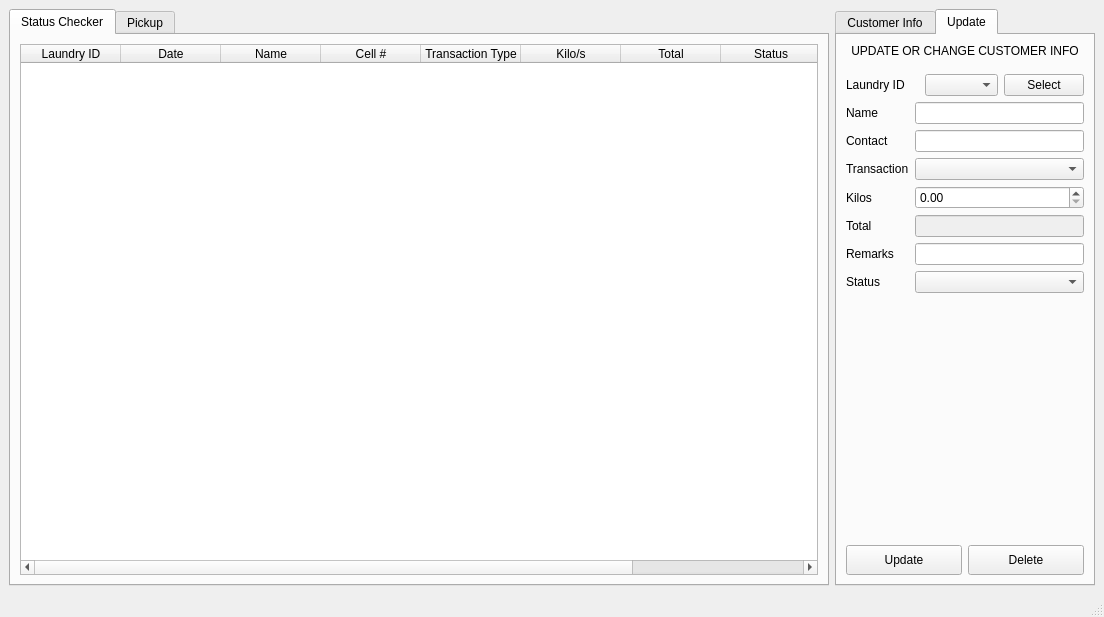
<?xml version="1.0" encoding="UTF-8"?>
<ui version="4.0">
 <class>MainWindow</class>
 <widget class="QMainWindow" name="MainWindow">
  <property name="geometry">
   <rect>
    <x>0</x>
    <y>0</y>
    <width>1104</width>
    <height>617</height>
   </rect>
  </property>
  <property name="minimumSize">
   <size>
    <width>1077</width>
    <height>617</height>
   </size>
  </property>
  <property name="palette">
   <palette>
    <active/>
    <inactive/>
    <disabled/>
   </palette>
  </property>
  <property name="windowTitle">
   <string>MainWindow</string>
  </property>
  <widget class="QWidget" name="centralwidget">
   <layout class="QHBoxLayout" name="horizontalLayout">
    <item>
     <widget class="QTabWidget" name="statuspickuptab">
      <property name="currentIndex">
       <number>0</number>
      </property>
      <widget class="QWidget" name="tab">
       <attribute name="title">
        <string>Status Checker</string>
       </attribute>
       <layout class="QVBoxLayout" name="verticalLayout">
        <item>
         <widget class="QTableWidget" name="tableinfo">
          <property name="enabled">
           <bool>true</bool>
          </property>
          <property name="editTriggers">
           <set>QAbstractItemView::NoEditTriggers</set>
          </property>
          <property name="selectionBehavior">
           <enum>QAbstractItemView::SelectRows</enum>
          </property>
          <property name="textElideMode">
           <enum>Qt::ElideNone</enum>
          </property>
          <property name="sortingEnabled">
           <bool>true</bool>
          </property>
          <column>
           <property name="text">
            <string>Laundry ID</string>
           </property>
          </column>
          <column>
           <property name="text">
            <string>Date</string>
           </property>
          </column>
          <column>
           <property name="text">
            <string>Name</string>
           </property>
          </column>
          <column>
           <property name="text">
            <string>Cell #</string>
           </property>
          </column>
          <column>
           <property name="text">
            <string>Transaction Type</string>
           </property>
          </column>
          <column>
           <property name="text">
            <string>Kilo/s</string>
           </property>
          </column>
          <column>
           <property name="text">
            <string>Total</string>
           </property>
          </column>
          <column>
           <property name="text">
            <string>Status</string>
           </property>
          </column>
          <column>
           <property name="text">
            <string>Remarks</string>
           </property>
          </column>
         </widget>
        </item>
       </layout>
      </widget>
      <widget class="QWidget" name="statuspickuptab1">
       <attribute name="title">
        <string>Pickup</string>
       </attribute>
       <layout class="QVBoxLayout" name="verticalLayout_2">
        <item>
         <widget class="QTableWidget" name="tableinfo_2">
          <property name="sizePolicy">
           <sizepolicy hsizetype="Expanding" vsizetype="Expanding">
            <horstretch>1</horstretch>
            <verstretch>1</verstretch>
           </sizepolicy>
          </property>
          <property name="editTriggers">
           <set>QAbstractItemView::NoEditTriggers</set>
          </property>
          <property name="selectionBehavior">
           <enum>QAbstractItemView::SelectRows</enum>
          </property>
          <column>
           <property name="text">
            <string>Laundry ID</string>
           </property>
          </column>
          <column>
           <property name="text">
            <string>Date</string>
           </property>
          </column>
          <column>
           <property name="text">
            <string>Name</string>
           </property>
          </column>
          <column>
           <property name="text">
            <string>Cell #</string>
           </property>
          </column>
          <column>
           <property name="text">
            <string>Transaction Type</string>
           </property>
          </column>
          <column>
           <property name="text">
            <string>Kilo/s</string>
           </property>
          </column>
          <column>
           <property name="text">
            <string>Total</string>
           </property>
          </column>
          <column>
           <property name="text">
            <string>Status</string>
           </property>
          </column>
          <column>
           <property name="text">
            <string>Remarks</string>
           </property>
          </column>
         </widget>
        </item>
       </layout>
      </widget>
     </widget>
    </item>
    <item>
     <widget class="QTabWidget" name="tabWidget_2">
      <property name="enabled">
       <bool>true</bool>
      </property>
      <property name="sizePolicy">
       <sizepolicy hsizetype="Maximum" vsizetype="Expanding">
        <horstretch>0</horstretch>
        <verstretch>0</verstretch>
       </sizepolicy>
      </property>
      <property name="minimumSize">
       <size>
        <width>260</width>
        <height>0</height>
       </size>
      </property>
      <property name="maximumSize">
       <size>
        <width>290</width>
        <height>16777215</height>
       </size>
      </property>
      <property name="currentIndex">
       <number>1</number>
      </property>
      <widget class="QWidget" name="tab_3">
       <attribute name="title">
        <string>Customer Info</string>
       </attribute>
       <layout class="QVBoxLayout" name="verticalLayout_3">
        <item>
         <widget class="QLabel" name="label_6">
          <property name="sizePolicy">
           <sizepolicy hsizetype="Preferred" vsizetype="Maximum">
            <horstretch>0</horstretch>
            <verstretch>0</verstretch>
           </sizepolicy>
          </property>
          <property name="minimumSize">
           <size>
            <width>0</width>
            <height>150</height>
           </size>
          </property>
          <property name="text">
           <string>DenDen Laundry Shop Laundry Queue System</string>
          </property>
          <property name="alignment">
           <set>Qt::AlignCenter</set>
          </property>
          <property name="wordWrap">
           <bool>true</bool>
          </property>
         </widget>
        </item>
        <item>
         <spacer name="verticalSpacer">
          <property name="orientation">
           <enum>Qt::Vertical</enum>
          </property>
          <property name="sizeHint" stdset="0">
           <size>
            <width>20</width>
            <height>10</height>
           </size>
          </property>
         </spacer>
        </item>
        <item>
         <layout class="QFormLayout" name="formLayout">
          <item row="0" column="0">
           <widget class="QLabel" name="label">
            <property name="text">
             <string>Name</string>
            </property>
           </widget>
          </item>
          <item row="0" column="1">
           <widget class="QLineEdit" name="nameinfo">
            <property name="placeholderText">
             <string>Name</string>
            </property>
           </widget>
          </item>
          <item row="1" column="0">
           <widget class="QLabel" name="label_2">
            <property name="text">
             <string>Contact</string>
            </property>
           </widget>
          </item>
          <item row="1" column="1">
           <widget class="QLineEdit" name="contactinfo">
            <property name="focusPolicy">
             <enum>Qt::StrongFocus</enum>
            </property>
            <property name="placeholderText">
             <string>888-888-8888</string>
            </property>
           </widget>
          </item>
          <item row="2" column="0">
           <widget class="QLabel" name="label_5">
            <property name="text">
             <string>Transaction</string>
            </property>
           </widget>
          </item>
          <item row="2" column="1">
           <widget class="QComboBox" name="transactinfo">
            <property name="placeholderText">
             <string>Transaction type</string>
            </property>
           </widget>
          </item>
          <item row="3" column="0">
           <widget class="QLabel" name="label_4">
            <property name="text">
             <string>Kilos</string>
            </property>
           </widget>
          </item>
          <item row="3" column="1">
           <widget class="QDoubleSpinBox" name="kiloinfo"/>
          </item>
          <item row="4" column="0">
           <widget class="QLabel" name="label_3">
            <property name="text">
             <string>Remarks</string>
            </property>
           </widget>
          </item>
          <item row="4" column="1">
           <widget class="QLineEdit" name="remarksinfo">
            <property name="placeholderText">
             <string>Remarks</string>
            </property>
           </widget>
          </item>
         </layout>
        </item>
        <item>
         <spacer name="verticalSpacer_2">
          <property name="orientation">
           <enum>Qt::Vertical</enum>
          </property>
          <property name="sizeHint" stdset="0">
           <size>
            <width>20</width>
            <height>10</height>
           </size>
          </property>
         </spacer>
        </item>
        <item>
         <layout class="QGridLayout" name="gridLayout">
          <item row="0" column="0">
           <widget class="QPushButton" name="addbutton">
            <property name="minimumSize">
             <size>
              <width>0</width>
              <height>40</height>
             </size>
            </property>
            <property name="text">
             <string>Add</string>
            </property>
           </widget>
          </item>
          <item row="0" column="1">
           <widget class="QPushButton" name="deletebutton_2">
            <property name="minimumSize">
             <size>
              <width>0</width>
              <height>40</height>
             </size>
            </property>
            <property name="text">
             <string>Delete</string>
            </property>
           </widget>
          </item>
          <item row="1" column="0">
           <widget class="QPushButton" name="transactbutton">
            <property name="minimumSize">
             <size>
              <width>0</width>
              <height>40</height>
             </size>
            </property>
            <property name="text">
             <string>Transactions</string>
            </property>
           </widget>
          </item>
          <item row="1" column="1">
           <widget class="QPushButton" name="printallbutton">
            <property name="minimumSize">
             <size>
              <width>0</width>
              <height>40</height>
             </size>
            </property>
            <property name="text">
             <string>Print All</string>
            </property>
           </widget>
          </item>
         </layout>
        </item>
       </layout>
      </widget>
      <widget class="QWidget" name="tab_4">
       <attribute name="title">
        <string>Update</string>
       </attribute>
       <layout class="QVBoxLayout" name="verticalLayout_4">
        <item>
         <widget class="QLabel" name="label_12">
          <property name="sizePolicy">
           <sizepolicy hsizetype="Preferred" vsizetype="Maximum">
            <horstretch>0</horstretch>
            <verstretch>0</verstretch>
           </sizepolicy>
          </property>
          <property name="text">
           <string>UPDATE OR CHANGE CUSTOMER INFO</string>
          </property>
          <property name="alignment">
           <set>Qt::AlignCenter</set>
          </property>
          <property name="wordWrap">
           <bool>true</bool>
          </property>
         </widget>
        </item>
        <item>
         <spacer name="verticalSpacer_3">
          <property name="orientation">
           <enum>Qt::Vertical</enum>
          </property>
          <property name="sizeType">
           <enum>QSizePolicy::Maximum</enum>
          </property>
          <property name="sizeHint" stdset="0">
           <size>
            <width>20</width>
            <height>10</height>
           </size>
          </property>
         </spacer>
        </item>
        <item>
         <layout class="QHBoxLayout" name="horizontalLayout_2">
          <item>
           <widget class="QLabel" name="label_13">
            <property name="text">
             <string>Laundry ID</string>
            </property>
           </widget>
          </item>
          <item>
           <widget class="QComboBox" name="laundrycombo"/>
          </item>
          <item>
           <widget class="QPushButton" name="selectbutton">
            <property name="text">
             <string>Select</string>
            </property>
           </widget>
          </item>
         </layout>
        </item>
        <item>
         <layout class="QFormLayout" name="formLayout_2">
          <item row="0" column="0">
           <widget class="QLabel" name="label_8">
            <property name="text">
             <string>Name</string>
            </property>
           </widget>
          </item>
          <item row="0" column="1">
           <widget class="QLineEdit" name="nameupdate">
            <property name="enabled">
             <bool>true</bool>
            </property>
           </widget>
          </item>
          <item row="1" column="0">
           <widget class="QLabel" name="label_11">
            <property name="text">
             <string>Contact</string>
            </property>
           </widget>
          </item>
          <item row="1" column="1">
           <widget class="QLineEdit" name="contactupdate">
            <property name="enabled">
             <bool>true</bool>
            </property>
           </widget>
          </item>
          <item row="2" column="0">
           <widget class="QLabel" name="label_9">
            <property name="text">
             <string>Transaction</string>
            </property>
           </widget>
          </item>
          <item row="2" column="1">
           <widget class="QComboBox" name="transactupdate">
            <property name="enabled">
             <bool>true</bool>
            </property>
           </widget>
          </item>
          <item row="3" column="0">
           <widget class="QLabel" name="label_7">
            <property name="text">
             <string>Kilos</string>
            </property>
           </widget>
          </item>
          <item row="3" column="1">
           <widget class="QDoubleSpinBox" name="kiloupdate">
            <property name="enabled">
             <bool>true</bool>
            </property>
           </widget>
          </item>
          <item row="4" column="0">
           <widget class="QLabel" name="label_14">
            <property name="text">
             <string>Total</string>
            </property>
           </widget>
          </item>
          <item row="4" column="1">
           <widget class="QLineEdit" name="totalupdate">
            <property name="enabled">
             <bool>false</bool>
            </property>
           </widget>
          </item>
          <item row="5" column="0">
           <widget class="QLabel" name="label_10">
            <property name="text">
             <string>Remarks</string>
            </property>
           </widget>
          </item>
          <item row="5" column="1">
           <widget class="QLineEdit" name="remarksupdate">
            <property name="enabled">
             <bool>true</bool>
            </property>
           </widget>
          </item>
          <item row="6" column="0">
           <widget class="QLabel" name="label_15">
            <property name="text">
             <string>Status</string>
            </property>
           </widget>
          </item>
          <item row="6" column="1">
           <widget class="QComboBox" name="statusupdate"/>
          </item>
         </layout>
        </item>
        <item>
         <spacer name="verticalSpacer_4">
          <property name="orientation">
           <enum>Qt::Vertical</enum>
          </property>
          <property name="sizeHint" stdset="0">
           <size>
            <width>20</width>
            <height>40</height>
           </size>
          </property>
         </spacer>
        </item>
        <item>
         <layout class="QHBoxLayout" name="horizontalLayout_3">
          <item>
           <widget class="QPushButton" name="updatebutton">
            <property name="minimumSize">
             <size>
              <width>0</width>
              <height>30</height>
             </size>
            </property>
            <property name="text">
             <string>Update</string>
            </property>
           </widget>
          </item>
          <item>
           <widget class="QPushButton" name="deletebutton">
            <property name="minimumSize">
             <size>
              <width>0</width>
              <height>30</height>
             </size>
            </property>
            <property name="text">
             <string>Delete</string>
            </property>
           </widget>
          </item>
         </layout>
        </item>
       </layout>
      </widget>
     </widget>
    </item>
   </layout>
  </widget>
  <widget class="QStatusBar" name="statusbar"/>
 </widget>
 <resources/>
 <connections/>
</ui>
